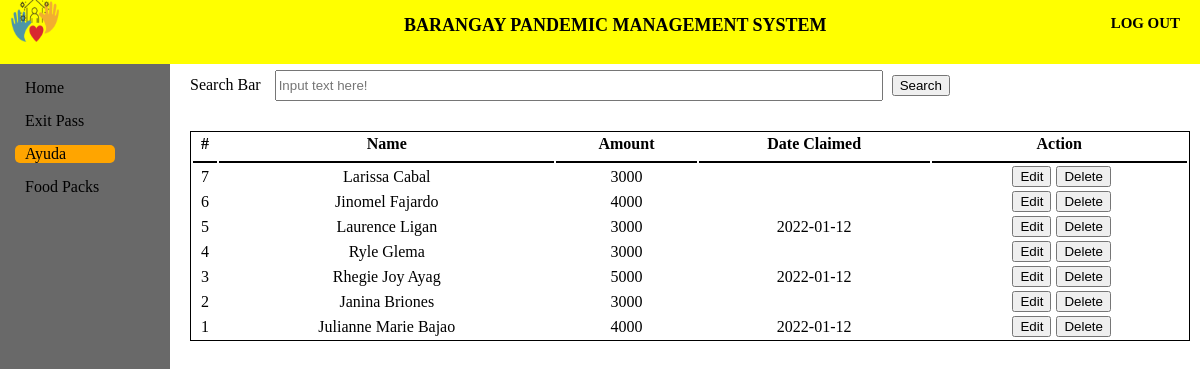
/Ayuda/aresult.php, run on the app's committed database.
### tables this page shows
CREATE TABLE `ayuda` (
  `ayudaID` int(11) NOT NULL,
  `userID` int(11) NOT NULL,
  `name2` varchar(50) NOT NULL,
  `amount` int(50) NOT NULL,
  `date_claimed` varchar(50) NOT NULL
);

### Ayuda/aresult.php (the view, shortened to what this page needs)
<!DOCTYPE html>
<html>
<head>
    <link rel="stylesheet" type="text/css" href="ayuda.css">
</head>
<body>
    <header>
        <div class="log_out">
            <a href="log_out" class="logout_btn"><h5>LOG OUT</h5></a>
        </div>
        <div class="title">
            <h5>BARANGAY PANDEMIC MANAGEMENT SYSTEM</h5>
        </div>
        <div class="logobox">
            <img src="logo1.png" class="logo">
        </div>
    </header>
    <div class="sidebar">
        <a href="../home page/home.html"><span>Home</span></a>
        <a href="../ExitPass/exitpass.php"><span>Exit Pass</span></a>
        <a href="../Ayuda/Ayuda.php" id="main"><span>Ayuda</span></a>
        <a href="../Food pack/Food pack.php"><span>Food Packs</span></a>
    </div>
    <div class="content">
        <form action="aresult.php" method="get">
        <div class="Cheader">
            <label>Search Bar</label>
            <input type="text" name="search" id="searchbar" placeholder="Input text here!">
            <button type="submit" >Search</button>
        </div>
        </form>
    <table class="table1">
        <thead>
        <tr>
            <th>#</th>
            <th>Name</th>
            <th>Amount</th>
            <th>Date Claimed</th>
            <th>Action</th>
        </tr>
        </thead>
<tbody>
                    <?php
                        require_once '../Connection/db_conn.php';
                        $search = $_GET['search'];
                        $query = $conn->query("SELECT * FROM ayuda WHERE userID LIKE '%$search%' OR name2 LIKE '%$search%' ORDER BY ayudaID DESC") or die(mysqli_error());
                        while($fetch = $query->fetch_array()){
                    ?>
                        <tr>
                            <td><?php echo $fetch['ayudaID']?></td>
                            <td><?php echo $fetch['name2']?></td>
                            <td><?php echo $fetch['amount']?></td>
                            <td><?php echo $fetch['date_claimed']?></td>
                            <td><center></a><a href = "edit-ayuda.php?ayudaID=<?php echo $fetch['ayudaID']?>"><i></i><button>Edit</button></a><a onclick = "confirmationDelete(this); return false;" href = "delete-ayuda.php?ayudaID=<?php echo $fetch['ayudaID']?>"><i></i><button> Delete</button></a></center></td>
                        </tr>
                <?php
                    }
                ?>
</body>
</html>

### Ayuda/ayuda.css (style rules this page uses)
body { margin: 0; padding: 0; font-family: alata; min-height: 100vh; width: 100%; background-color: white; }
header { position: fixed; padding: 0; margin: 0; width: 100%; height: 8%; background: yellow; }
.title { height: 1px; }
.title h5 { margin: 15px; text-align: center; font-size: 18px; margin-left: 10%; }
.log_out { margin-top: -10px; padding: 0; margin-right: 20px; float: right; }
.logout_btn { text-decoration: none; color: black; font-size: 18px; }
.logobox { margin-left: 10px; margin-top: -20px; }
.logo { height: 50px; width: 50px; }
.sidebar { top: 8%; padding: 10px; margin: 0; position: fixed; height: 100%; width: 150px; background-color: dimgray; }
.sidebar a { display: block; margin: 5px; margin-bottom: 15px; padding-left: 10px; text-decoration: none; color: black; box-sizing: border-box; }
.sidebar #main { width: 100px; background-color: orange; border-radius: 5px; }
.content { width: 85%; height: 95%px; position: absolute; margin-top: 5%; margin-left: 15%; }
.Cheader { margin: 10px; margin-bottom: 10px; }
.content button { margin-left: 5px; }
#searchbar { width: 60%; height: 25px; margin-left: 10px; margin-bottom: 20px; }
.table1 { margin: 10px; width: 98%; border: 1px solid black; }
.table1 th, td { text-align: center; }
.table1 th { border-bottom: 2px solid black; border-width: 10%; padding-bottom: 8px; }

### data on the page
ayuda: ayudaID "7", name2 "Larissa Cabal", amount "3000"
ayuda: ayudaID "6", name2 "Jinomel Fajardo", amount "4000"
ayuda: ayudaID "5", name2 "Laurence Ligan", amount "3000", date_claimed "2022-01-12"
ayuda: ayudaID "4", name2 "Ryle Glema", amount "3000"
ayuda: ayudaID "3", name2 "Rhegie Joy Ayag", amount "5000", date_claimed "2022-01-12"
ayuda: ayudaID "2", name2 "Janina Briones", amount "3000"
ayuda: ayudaID "1", name2 "Julianne Marie Bajao", amount "4000", date_claimed "2022-01-12"
